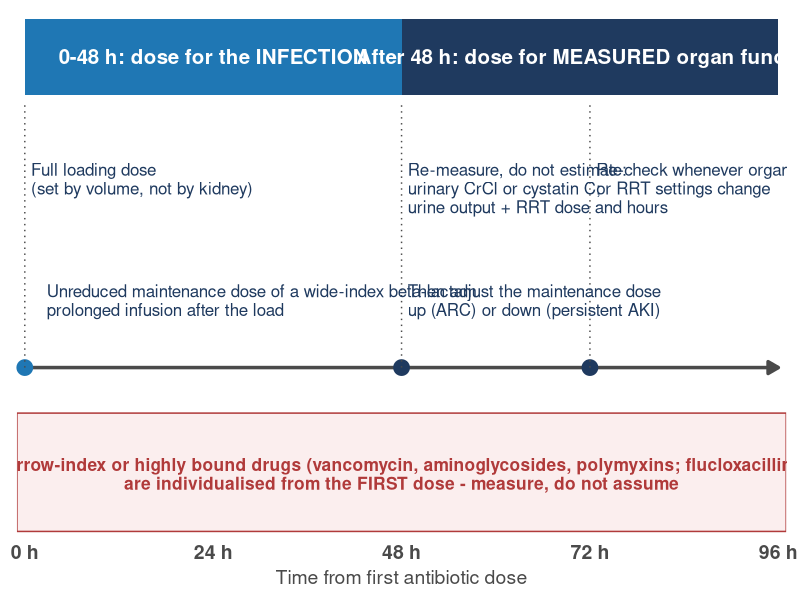

This chart was generated by the following R code:
# =============================================================================
# Slide 14 (take-home). One timeline, 0-96 h: dose for the infection first,
# then for measured organ function. Author's synthesis - not data.
# =============================================================================
suppressPackageStartupMessages({library(dplyr); library(ggplot2); library(patchwork)})
col_blue <- "#1f77b4"; col_grey <- "#9aa3ad"; col_navy <- "#1f3a5f"; col_dark <- "#4a4a4a"; col_red <- "#b03a3a"
base_theme <- function(bs = 17) theme_minimal(base_size = bs) + theme(panel.grid.minor = element_blank(), plot.title = element_text(face = "bold", color = col_navy, size = bs * 0.95), plot.subtitle = element_text(color = col_dark, size = bs * 0.75), plot.margin = margin(8, 10, 8, 8))

bands <- tibble(xmin = c(0, 48), xmax = c(48, 96), lab = c("0-48 h: dose for the INFECTION", "After 48 h: dose for MEASURED organ function"),
                fill = c(col_blue, col_navy))
events <- tribble(~x, ~y, ~lab, ~hj,
  0,  2.55, "Full loading dose\n(set by volume, not by kidney)", 0,
  2,  1.75, "Unreduced maintenance dose of a wide-index beta-lactam\nprolonged infusion after the load", 0,
  48, 2.55, "Re-measure, do not estimate:\nurinary CrCl or cystatin C;\nurine output + RRT dose and hours", 0,
  48, 1.75, "Then adjust the maintenance dose\nup (ARC) or down (persistent AKI)", 0,
  72, 2.55, "Re-check whenever organ function\nor RRT settings change", 0)
p <- ggplot() +
  geom_rect(data = bands, aes(xmin = xmin, xmax = xmax, ymin = 3.0, ymax = 3.5, fill = fill)) +
  geom_text(data = bands, aes(x = (xmin + xmax) / 2, y = 3.25, label = lab), color = "white", fontface = "bold", size = 5.2) +
  scale_fill_identity() +
  annotate("segment", x = 0, xend = 96, y = 1.2, yend = 1.2, linewidth = 1.2, color = col_dark, arrow = arrow(length = unit(0.3, "cm"), type = "closed")) +
  annotate("point", x = c(0, 48, 72), y = 1.2, size = 5, color = c(col_blue, col_navy, col_navy)) +
  annotate("segment", x = c(0, 48, 72), xend = c(0, 48, 72), y = 1.2, yend = 2.95, linetype = "dotted", color = col_dark) +
  geom_text(data = events, aes(x + 0.8, y, label = lab, hjust = hj), size = 4.3, lineheight = 0.92, color = col_navy, vjust = 1) +
  annotate("rect", xmin = -1, xmax = 97, ymin = 0.12, ymax = 0.9, fill = "#fbeeee", color = col_red, linewidth = 0.5) +
  annotate("text", x = 48, y = 0.5, size = 4.4, color = col_red, fontface = "bold",
           lineheight = 0.9, label = "Exception: narrow-index or highly bound drugs (vancomycin, aminoglycosides, polymyxins; flucloxacillin, ceftriaxone)\nare individualised from the FIRST dose - measure, do not assume") +
  scale_x_continuous(breaks = c(0, 24, 48, 72, 96), labels = \(x) paste0(x, " h"), limits = c(-1, 97), expand = c(0, 0)) +
  scale_y_continuous(limits = c(0.1, 3.55), expand = c(0, 0)) +
  labs(x = "Time from first antibiotic dose", y = NULL) +
  theme_minimal(base_size = 17) +
  theme(panel.grid = element_blank(), axis.text.y = element_blank(), axis.text.x = element_text(size = 14, color = col_dark, face = "bold"),
        axis.title.x = element_text(size = 14, color = col_dark), plot.margin = margin(8, 10, 8, 8))
ggsave("figures/dosing_timeline.png", p, width = 13, height = 5.6, dpi = 300, bg = "white")
